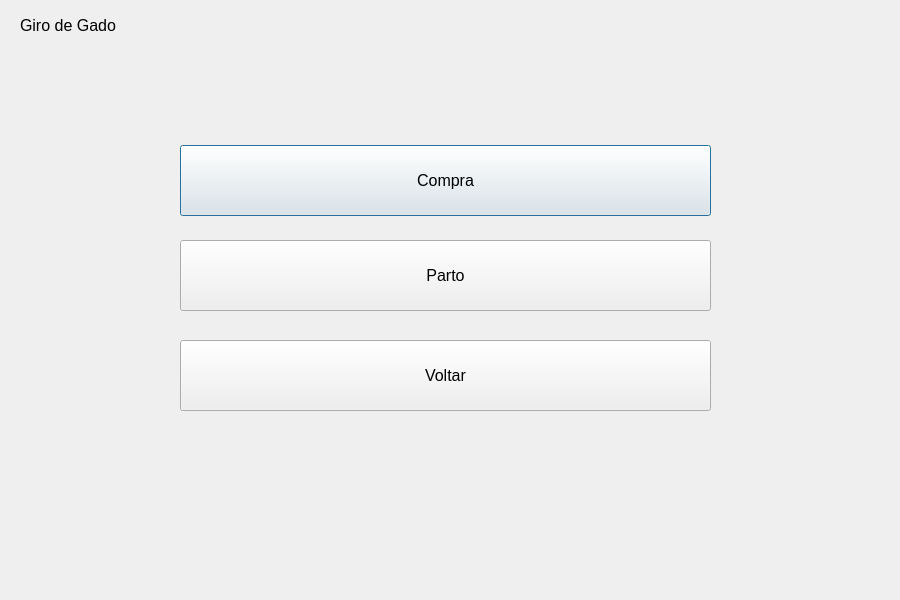
<?xml version="1.0" encoding="UTF-8"?>
<ui version="4.0">
 <class>CattleRegisterScreen</class>
 <widget class="QDialog" name="CattleRegisterScreen">
  <property name="geometry">
   <rect>
    <x>0</x>
    <y>0</y>
    <width>900</width>
    <height>600</height>
   </rect>
  </property>
  <property name="windowTitle">
   <string>Tela de Cadastro de Gado</string>
  </property>
  <widget class="QPushButton" name="buyButton">
   <property name="geometry">
    <rect>
     <x>180</x>
     <y>145</y>
     <width>531</width>
     <height>71</height>
    </rect>
   </property>
   <property name="font">
    <font>
     <pointsize>12</pointsize>
    </font>
   </property>
   <property name="text">
    <string>Compra</string>
   </property>
  </widget>
  <widget class="QPushButton" name="birthButton">
   <property name="geometry">
    <rect>
     <x>180</x>
     <y>240</y>
     <width>531</width>
     <height>71</height>
    </rect>
   </property>
   <property name="font">
    <font>
     <pointsize>12</pointsize>
    </font>
   </property>
   <property name="text">
    <string>Parto</string>
   </property>
  </widget>
  <widget class="QLabel" name="labelTitle">
   <property name="geometry">
    <rect>
     <x>20</x>
     <y>10</y>
     <width>121</width>
     <height>31</height>
    </rect>
   </property>
   <property name="font">
    <font>
     <pointsize>12</pointsize>
    </font>
   </property>
   <property name="text">
    <string>Giro de Gado</string>
   </property>
  </widget>
  <widget class="QPushButton" name="backButton">
   <property name="geometry">
    <rect>
     <x>180</x>
     <y>340</y>
     <width>531</width>
     <height>71</height>
    </rect>
   </property>
   <property name="font">
    <font>
     <pointsize>12</pointsize>
    </font>
   </property>
   <property name="text">
    <string>Voltar</string>
   </property>
  </widget>
 </widget>
 <resources/>
 <connections/>
</ui>
